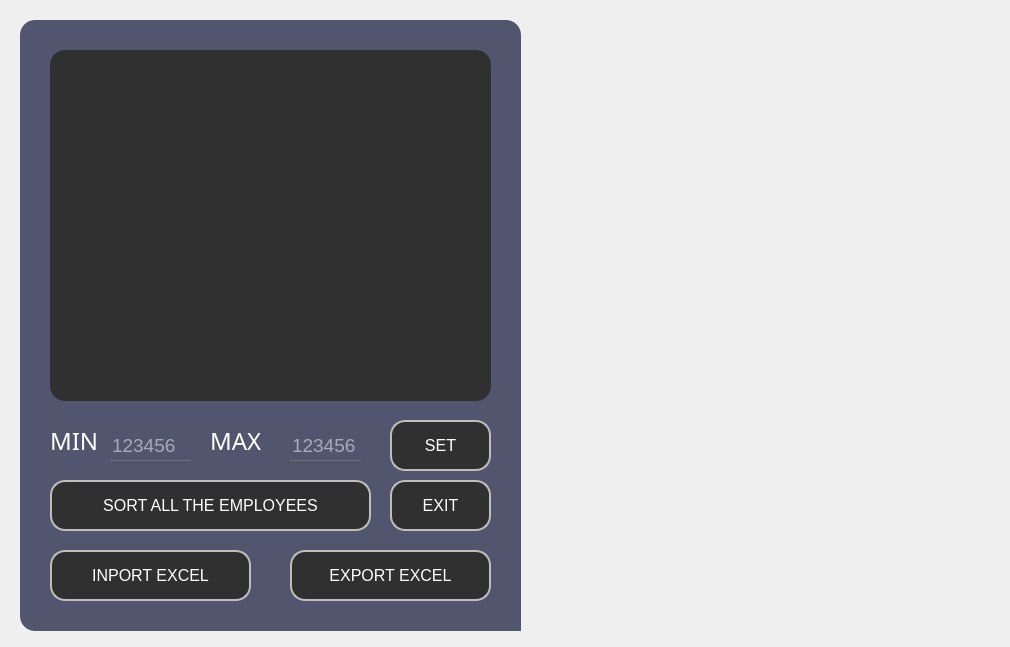
<?xml version="1.0" encoding="UTF-8"?>
<ui version="4.0">
 <class>Sorting</class>
 <widget class="QDialog" name="Sorting">
  <property name="geometry">
   <rect>
    <x>0</x>
    <y>0</y>
    <width>1010</width>
    <height>647</height>
   </rect>
  </property>
  <property name="windowTitle">
   <string>Dialog</string>
  </property>
  <property name="styleSheet">
   <string notr="true">*{
	background:url(C:/Users/ALA/Desktop/2A/projet/hammerrr.jpg) ;
}</string>
  </property>
  <widget class="QFrame" name="add_employee">
   <property name="geometry">
    <rect>
     <x>20</x>
     <y>20</y>
     <width>501</width>
     <height>611</height>
    </rect>
   </property>
   <property name="styleSheet">
    <string notr="true">QFrame
{
	background:#51556e;
    border-radius:15px;
}</string>
   </property>
   <property name="frameShape">
    <enum>QFrame::StyledPanel</enum>
   </property>
   <property name="frameShadow">
    <enum>QFrame::Raised</enum>
   </property>
   <widget class="QLabel" name="label_8">
    <property name="geometry">
     <rect>
      <x>380</x>
      <y>450</y>
      <width>231</width>
      <height>171</height>
     </rect>
    </property>
    <property name="text">
     <string/>
    </property>
    <property name="pixmap">
     <pixmap>D:/QTprojet/smart court.png</pixmap>
    </property>
    <property name="scaledContents">
     <bool>true</bool>
    </property>
   </widget>
   <widget class="QPushButton" name="EXIT">
    <property name="geometry">
     <rect>
      <x>370</x>
      <y>460</y>
      <width>101</width>
      <height>51</height>
     </rect>
    </property>
    <property name="font">
     <font>
      <pointsize>12</pointsize>
     </font>
    </property>
    <property name="styleSheet">
     <string notr="true">*{
color:white;
border-radius: 15px;
background:#303030;
border: 2px solid #bfbeba;
}

*:hover
{
	color:#303030;
	border-radius:15px;
	background:white;
border: 2px solid #bfbeba;
}</string>
    </property>
    <property name="text">
     <string>EXIT</string>
    </property>
   </widget>
   <widget class="QTableView" name="TabAff">
    <property name="geometry">
     <rect>
      <x>30</x>
      <y>30</y>
      <width>441</width>
      <height>351</height>
     </rect>
    </property>
    <property name="autoFillBackground">
     <bool>false</bool>
    </property>
    <property name="styleSheet">
     <string notr="true">*{
color: #bfbeba ;
gridline-color: #bfbeba;
font-size: 12pt;
border-radius: 15px;
background: #303030;
}

*::selection
{
background-color:white;
border : 1px solid red;
}</string>
    </property>
    <property name="tabKeyNavigation">
     <bool>true</bool>
    </property>
    <property name="showGrid">
     <bool>true</bool>
    </property>
    <property name="sortingEnabled">
     <bool>false</bool>
    </property>
    <property name="wordWrap">
     <bool>false</bool>
    </property>
    <attribute name="horizontalHeaderDefaultSectionSize">
     <number>106</number>
    </attribute>
   </widget>
   <widget class="QLabel" name="label_7">
    <property name="geometry">
     <rect>
      <x>30</x>
      <y>400</y>
      <width>51</width>
      <height>41</height>
     </rect>
    </property>
    <property name="styleSheet">
     <string notr="true">*{
    font-family:century gothic;
    font-size:24px;
	color:white;
}

</string>
    </property>
    <property name="text">
     <string>MIN</string>
    </property>
   </widget>
   <widget class="QLabel" name="label_9">
    <property name="geometry">
     <rect>
      <x>190</x>
      <y>400</y>
      <width>61</width>
      <height>41</height>
     </rect>
    </property>
    <property name="styleSheet">
     <string notr="true">*{
    font-family:century gothic;
    font-size:24px;
	color:white;
}

</string>
    </property>
    <property name="text">
     <string>MAX</string>
    </property>
   </widget>
   <widget class="QLineEdit" name="MAX">
    <property name="geometry">
     <rect>
      <x>270</x>
      <y>410</y>
      <width>71</width>
      <height>31</height>
     </rect>
    </property>
    <property name="font">
     <font>
      <pointsize>14</pointsize>
     </font>
    </property>
    <property name="acceptDrops">
     <bool>true</bool>
    </property>
    <property name="styleSheet">
     <string notr="true">*{
background:transparent;
border:none;
color:white;
border-bottom:1px solid #717072;
}</string>
    </property>
    <property name="inputMask">
     <string/>
    </property>
    <property name="text">
     <string/>
    </property>
    <property name="maxLength">
     <number>32767</number>
    </property>
    <property name="echoMode">
     <enum>QLineEdit::Normal</enum>
    </property>
    <property name="placeholderText">
     <string>123456</string>
    </property>
   </widget>
   <widget class="QPushButton" name="SET">
    <property name="geometry">
     <rect>
      <x>370</x>
      <y>400</y>
      <width>101</width>
      <height>51</height>
     </rect>
    </property>
    <property name="font">
     <font>
      <pointsize>12</pointsize>
     </font>
    </property>
    <property name="styleSheet">
     <string notr="true">*{
color:white;
border-radius: 15px;
background:#303030;
border: 2px solid #bfbeba;
}

*:hover
{
	color:#303030;
	border-radius:15px;
	background:white;
border: 2px solid #bfbeba;
}</string>
    </property>
    <property name="text">
     <string>SET</string>
    </property>
   </widget>
   <widget class="QPushButton" name="SET_2">
    <property name="geometry">
     <rect>
      <x>30</x>
      <y>460</y>
      <width>321</width>
      <height>51</height>
     </rect>
    </property>
    <property name="font">
     <font>
      <pointsize>12</pointsize>
     </font>
    </property>
    <property name="styleSheet">
     <string notr="true">*{
color:white;
border-radius: 15px;
background:#303030;
border: 2px solid #bfbeba;
}

*:hover
{
	color:#303030;
	border-radius:15px;
	background:white;
border: 2px solid #bfbeba;
}</string>
    </property>
    <property name="text">
     <string>SORT ALL THE EMPLOYEES</string>
    </property>
   </widget>
   <widget class="QPushButton" name="ExportExcel">
    <property name="geometry">
     <rect>
      <x>270</x>
      <y>530</y>
      <width>201</width>
      <height>51</height>
     </rect>
    </property>
    <property name="font">
     <font>
      <pointsize>12</pointsize>
     </font>
    </property>
    <property name="styleSheet">
     <string notr="true">*{
color:white;
border-radius: 15px;
background:#303030;
border: 2px solid #bfbeba;
}

*:hover
{
	color:#303030;
	border-radius:15px;
	background:white;
border: 2px solid #bfbeba;
}</string>
    </property>
    <property name="text">
     <string>EXPORT EXCEL</string>
    </property>
   </widget>
   <widget class="QPushButton" name="ImportExcel">
    <property name="geometry">
     <rect>
      <x>30</x>
      <y>530</y>
      <width>201</width>
      <height>51</height>
     </rect>
    </property>
    <property name="font">
     <font>
      <pointsize>12</pointsize>
     </font>
    </property>
    <property name="styleSheet">
     <string notr="true">*{
color:white;
border-radius: 15px;
background:#303030;
border: 2px solid #bfbeba;
}

*:hover
{
	color:#303030;
	border-radius:15px;
	background:white;
border: 2px solid #bfbeba;
}</string>
    </property>
    <property name="text">
     <string>INPORT EXCEL</string>
    </property>
   </widget>
   <widget class="QLineEdit" name="MIN">
    <property name="geometry">
     <rect>
      <x>90</x>
      <y>410</y>
      <width>81</width>
      <height>31</height>
     </rect>
    </property>
    <property name="font">
     <font>
      <pointsize>14</pointsize>
     </font>
    </property>
    <property name="acceptDrops">
     <bool>true</bool>
    </property>
    <property name="styleSheet">
     <string notr="true">*{
background:transparent;
border:none;
color:white;
border-bottom:1px solid #717072;
}</string>
    </property>
    <property name="inputMask">
     <string/>
    </property>
    <property name="text">
     <string/>
    </property>
    <property name="maxLength">
     <number>32767</number>
    </property>
    <property name="echoMode">
     <enum>QLineEdit::Normal</enum>
    </property>
    <property name="cursorPosition">
     <number>0</number>
    </property>
    <property name="readOnly">
     <bool>false</bool>
    </property>
    <property name="placeholderText">
     <string>123456</string>
    </property>
   </widget>
  </widget>
 </widget>
 <resources/>
 <connections/>
</ui>
